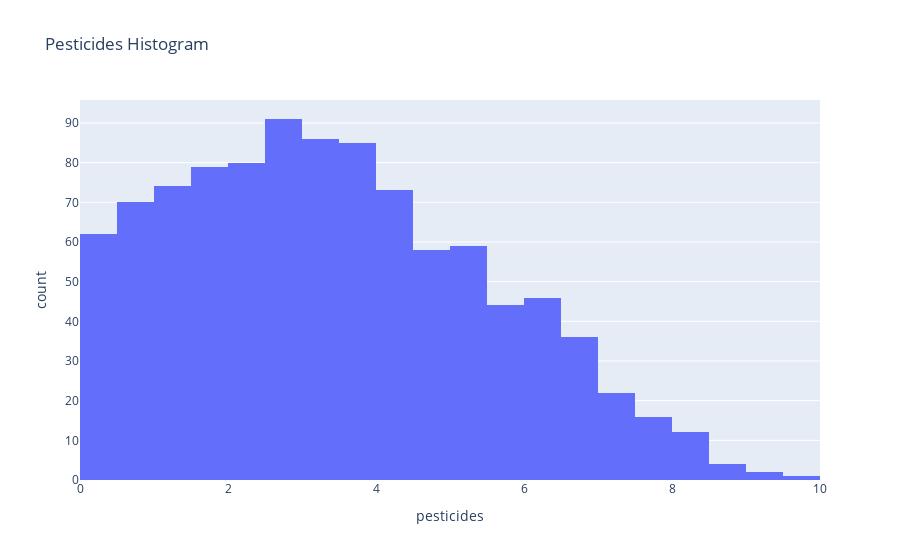

The notebook cell saved with this chart:
### Code cell
fig = px.histogram(df, x="pesticides", title="Pesticides Histogram")
fig.show()

### Figure 1 — Plotly figure (JSON) as saved in the notebook; plotly's stock layout.template omitted (floating-point values rounded to 4 significant figures; data arrays with more than 128 entries replaced by an {"elided": "..."} marker saying what was removed)
{"data": [{"alignmentgroup": "True", "bingroup": "x", "hovertemplate": "pesticides=%{x}<br>count=%{y}<extra></extra>", "legendgroup": "", "marker": {"color": "#636efa", "pattern": {"shape": ""}}, "name": "", "offsetgroup": "", "orientation": "v", "showlegend": false, "type": "histogram", "x": {"elided": "1000 float values"}, "xaxis": "x", "yaxis": "y"}], "layout": {"barmode": "relative", "legend": {"tracegroupgap": 0}, "title": {"text": "Pesticides Histogram"}, "xaxis": {"anchor": "y", "domain": [0, 1], "title": {"text": "pesticides"}}, "yaxis": {"anchor": "x", "domain": [0, 1], "title": {"text": "count"}}}}
